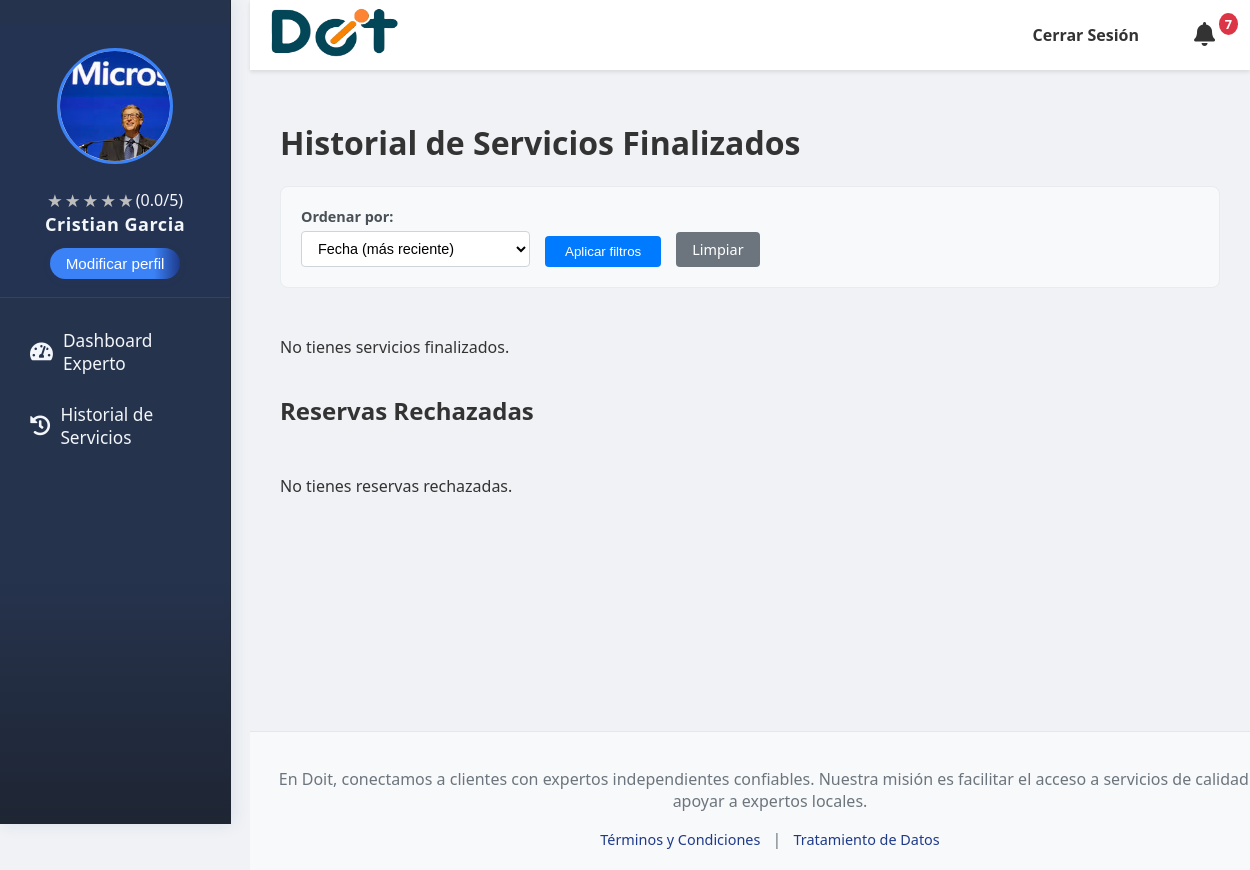
Screenshot of /experto/historial/ (signed in) with the database file from the repository.
### doit_app/models.py (models this page shows, shortened)
class CustomUser(AbstractUser):
    tipo_usuario_choices = [
        ('cliente', 'Cliente'),
        ('experto', 'Experto'),
    ]
    estado_aprobacion_choices = [
        ('pendiente', 'Pendiente'),
        ('aprobado', 'Aprobado'),
        ('rechazado', 'Rechazado'),
    ]
    genero = models.ForeignKey(Genero, on_delete=models.SET_NULL, null=True, blank=True, verbose_name="Género")
    tipo_usuario = models.CharField(max_length=20, choices=tipo_usuario_choices, default='cliente', verbose_name="Tipo de Usuario")
    nacionalidad = models.CharField(max_length=100, blank=True, null=True, verbose_name="Nacionalidad")
    numDoc = models.CharField(max_length=100, unique=True, blank=True, null=True, verbose_name="Número de Documento")
    telefono = models.CharField(max_length=20, blank=True, null=True, verbose_name="Teléfono")
    fechaNacimiento = models.DateField(blank=True, null=True, verbose_name="Fecha de Nacimiento")
    foto_perfil = models.ImageField(upload_to='perfil/', null=True, blank=True, verbose_name="Foto de Perfil")
    tipo_documento = models.ForeignKey(TipoDoc, on_delete=models.SET_NULL, null=True, blank=True, verbose_name="Tipo de Documento")
    especialidad = models.ManyToManyField(
        Servicios,
        blank=True,
        verbose_name="Servicios que ofrece el experto"
    )
    direccion = models.CharField(max_length=255, blank=True, null=True, verbose_name="Dirección de Residencia")
    barrio = models.CharField(max_length=100, blank=True, null=True, verbose_name="Barrio")
    documento_identidad_pdf = models.FileField(upload_to='documentos_identidad/', blank=True, null=True, verbose_name="Documento de Identidad (PDF)")
    hoja_vida_file = models.FileField(upload_to='hojas_vida/', null=True, blank=True, verbose_name="Hoja de Vida (PDF)")
    verificado = models.CharField(
        max_length=20,
        choices=[('pendiente', 'Pendiente'), ('aprobado', 'Aprobado'), ('rechazado', 'Rechazado')],
        default='pendiente',
        verbose_name="Estado de verificación del experto"
    )
    aprobado_cliente = models.CharField(
        max_length=20,
        choices=estado_aprobacion_choices,
        default='pendiente',
        verbose_name="Estado de aprobación del cliente"
    )
    class Meta:
        verbose_name = "Usuario Personalizado"
        verbose_name_plural = "Usuarios Personalizados"
        app_label = "doit_app"
    def is_usuario_normal(self):
        return self.tipo_usuario == 'cliente'
    def is_experto(self):
        return self.tipo_usuario == 'experto'

### doit_app/views.py (the view, shortened to what this page needs)
# urls.py: path('experto/historial/', views.historial_experto, name='historial_experto'), # Renombrado para claridad
@login_required
@user_passes_test(is_experto, login_url=reverse_lazy('login'))
def historial_experto(request):
    from doit_app.models import Calificaciones, Estado
    orden = request.GET.get('orden', 'fecha_desc')  # Por defecto: fecha descendente
    reservas_finalizadas = Reserva.objects.filter(
        experto_asignado=request.user,
        servicio_finalizado=True
    )
    estado_rechazada = Estado.objects.filter(Nombre='Rechazada').first()
    reservas_rechazadas = Reserva.objects.filter(
        experto_asignado=request.user,
        idEstado=estado_rechazada
    ).order_by('-Fecha', '-Hora')
    if orden == 'fecha_asc':
        reservas_finalizadas = reservas_finalizadas.order_by('Fecha', 'Hora')
    elif orden == 'fecha_desc':
        reservas_finalizadas = reservas_finalizadas.order_by('-Fecha', '-Hora')
    else:
        reservas_finalizadas = reservas_finalizadas.order_by('-Fecha', '-Hora')
    historial = []
    context = {
        'historial': historial,
        'orden_actual': orden,
        'reservas_rechazadas': reservas_rechazadas,  # ✅ Agregado
    }
    return render(request, 'experto/historial_experto.html', context)

### doit_app/templates/experto/historial_experto.html (shortened to what this page needs)
{% extends "base.html" %}
{% load static %}
{% block extra_css %}
<link rel="stylesheet" href="{% static 'css/calificaciones.css' %}">
{% endblock %}
{% block content %}
<h1>Historial de Servicios Finalizados</h1>
<div class="filtros-container">
    <form method="GET" class="filtros-form">
        <div class="filter-group">
            <label for="orden">Ordenar por:</label>
            <select name="orden" id="orden">
                <option value="fecha_desc" {% if orden_actual == 'fecha_desc' %}selected{% endif %}>Fecha (más reciente)</option>
            </select>
        </div>
        <button type="submit" class="filter-btn">Aplicar filtros</button>
        <a href="{% url 'historial_experto' %}" class="clear-filters">Limpiar</a>
    </form>
</div>
<div class="reservas-lista">
  {% for item in historial %}
    <div class="reserva-card finalizada">
      <div class="reserva-header">
        <div class="reserva-info">
          <span><strong>Cliente:</strong> {{ item.reserva.idUsuario.get_full_name|default:item.reserva.idUsuario.username }}</span>
          <span><strong>Servicio:</strong> {{ item.reserva.idServicios.NombreServicio }}</span>
          <span><strong>Fecha:</strong> {{ item.reserva.Fecha|date:"d/m/Y" }}</span>
        </div>
        <span class="reserva-estado finalizada">Finalizado</span>
      </div>
      <div class="reserva-calificacion">
        <span><strong>Calificación recibida:</strong></span>
        {% if item.calif_cliente %}
          <div class="star-display rating-display" data-rating="{{ item.calif_cliente.puntuacion }}" data-show-number="true"></div>
        {% else %}
          <span>Sin calificar</span>
        {% endif %}
      </div>
      <div class="reserva-comentario">
        <strong>Comentario del cliente:</strong>
        {% if item.calif_cliente and item.calif_cliente.comentario %}
          {{ item.calif_cliente.comentario }}
        {% else %}
          ---
        {% endif %}
      </div>
      <div class="reserva-calificacion">
        <span><strong>Calificación que diste al cliente:</strong></span>
        {% if item.calif_experto %}
          <div class="star-display rating-display" data-rating="{{ item.calif_experto.puntuacion }}" data-show-number="true"></div>
        {% else %}
          <span>Sin calificar</span>
        {% endif %}
      </div>
      <div class="reserva-comentario">
        <strong>Comentario al cliente:</strong>
        {% if item.calif_experto and item.calif_experto.comentario %}
          {{ item.calif_experto.comentario }}
        {% else %}
          ---
        {% endif %}
      </div>
    </div>
  {% empty %}
    <p>No tienes servicios finalizados.</p>
  {% endfor %}
</div>
<h2 class="mt-5">Reservas Rechazadas</h2>
<div class="reservas-lista">
  {% for reserva in reservas_rechazadas %}
    <div class="reserva-card rechazada">
      <div class="reserva-header">
        <div class="reserva-info">
          <span><strong>Cliente:</strong> {{ reserva.idUsuario.get_full_name|default:reserva.idUsuario.username }}</span>
          <span><strong>Servicio:</strong> {{ reserva.idServicios.NombreServicio }}</span>
          <span><strong>Fecha:</strong> {{ reserva.Fecha|date:"d/m/Y" }} {{ reserva.Hora|time:"H:i" }}</span>
        </div>
        <span class="reserva-estado rechazada">Rechazada</span>
      </div>
      <div class="reserva-comentario">
        <strong>Motivo:</strong> Esta reserva fue rechazada por ti.
      </div>
    </div>
  {% empty %}
    <p>No tienes reservas rechazadas.</p>
  {% endfor %}
</div>
{% endblock %}

### doit_app/templates/base.html (shortened to what this page needs)
<!DOCTYPE html>
<html lang="es">
{% load static %}
<head>
    <link rel="stylesheet" href="{% static 'css/styles.css' %}">
    <link rel="stylesheet" href="{% static 'css/calificaciones.css' %}">
    <link rel="stylesheet" href="https://cdnjs.cloudflare.com/ajax/libs/font-awesome/5.15.4/css/all.min.css">
    {% block extra_css %}
    {% endblock %}
</head>
<body>
    {% if user.is_authenticated and not user.is_staff and not user.is_superuser %}
    <div id="sidebar">
            <div class="perfil-header">
                <div class="perfil-foto-container">
                    {% if user.foto_perfil %}
                        <img src="{{ user.foto_perfil.url }}" alt="Foto de perfil de {{ user.username }}" class="perfil-foto">
                    {% else %}
                        <img src="{% static 'images/default_profile.jpg' %}" alt="Foto de perfil por defecto" class="perfil-foto">
                    {% endif %}
                </div>
                {% if user.tipo_usuario == 'experto' %}
                    <div class="calificacion-experto" style="margin-top: 8px;">
                        <div class="star-display rating-display" data-rating="{{ promedio_calificacion|default:0 }}" data-show-number="true"></div>
                    </div>
                {% endif %}
                <p class="perfil-nombre">
                    {% if user.first_name and user.last_name %}
                        {{ user.first_name }} {{ user.last_name }}
                    {% elif user.first_name %}
                        {{ user.first_name }}
                    {% elif user.username %}
                        {{ user.username }}
                    {% else %}
                        Usuario Desconocido
                    {% endif %}
                </p>
                <div>
                    <a href="{% url 'editar_perfil' %}">
                        <button class="modificar-perfil-btn">Modificar perfil</button>
                    </a>
                </div>
            </div>
        <ul class="list-unstyled components">
            {% if user.is_authenticated and user.is_experto %}
                <li><a href="{% url 'dashboard_experto' %}"><i class="fas fa-tachometer-alt"></i> Dashboard Experto</a></li>
                <li><a href="{% url 'historial_experto' %}"><i class="fas fa-history"></i> Historial de Servicios</a></li>
            {% endif %}
        </ul>
    </div>
    {% endif %}
    <div id="content-wrapper">
        <header>
            <nav class="navbar navbar-light bg-light">
                <div class="logo">
                    {% if user.is_authenticated %}
                        {% if user.is_usuario_normal %}
                            <a href="{% url 'principal' %}">
                                <img src="{% static 'images/Doit_logo.png' %}" alt="Logo Doit" width="130">
                            </a>
                        {% elif user.is_experto %}
                            <a href="{% url 'dashboard_experto' %}">
                                <img src="{% static 'images/Doit_logo.png' %}" alt="Logo Doit" width="130">
                            </a>
                        {% elif user.is_superuser %}
                            <a href="{% url 'admin_principal' %}">
                                <img src="{% static 'images/Doit_logo.png' %}" alt="Logo Doit" width="130">
                            </a>
                        {% else %}
                            <a href="{% url 'home' %}">
                                <img src="{% static 'images/Doit_logo.png' %}" alt="Logo Doit" width="130">
                            </a>
                        {% endif %}
                    {% else %}
                        <a href="{% url 'home' %}">
                            <img src="{% static 'images/Doit_logo.png' %}" alt="Logo Doit" width="130">
                        </a>
                    {% endif %}
                </div>
                <ul class="nav-links">
                    {% if user.is_authenticated %}
                        <li><a href="{% url 'user_logout' %}">Cerrar Sesión</a></li>
                    {% else %}
                        <li><a href="{% url 'login' %}">Iniciar Sesión</a></li>
                        <li><a href="{% url 'registrarse' %}">Registrarse</a></li>
                    {% endif %}
                    <li style="position:relative;">
                        <a href="{% url 'notificaciones' %}" id="notificaciones-link" style="position:relative;">
                            <i class="fa fa-bell" style="font-size:1.5em;"></i>
                            {% if notificaciones_no_leidas and notificaciones_no_leidas > 0 %}
                                <span id="notificaciones-badge" style="position:absolute;top:-5px;right:-8px;background:#dc3545;color:white;border-radius:50%;padding:2px 6px;font-size:0.8em;">{{ notificaciones_no_leidas }}</span>
                            {% endif %}
                        </a>
                    </li>
                </ul>
            </nav>
        </header>
        <main>
            {% block content %}
            {% endblock %}
        </main>
        <footer>
            <p> En Doit, conectamos a clientes con expertos independientes confiables. Nuestra misión es facilitar el acceso a servicios de calidad y apoyar a expertos locales. </p>
            <div class="footer-links">
                <a href="{% url 'terminos_condiciones' %}">Términos y Condiciones</a> |
                <a href="{% url 'tratamiento_datos' %}">Tratamiento de Datos</a>
            </div>
        </footer>
    </div>
</body>
</html>

### rows the page displays
CustomUser: foto_perfil (picture), first_name "Cristian", last_name "Garcia"

### other values shown
{{ notificaciones_no_leidas }} "7"
